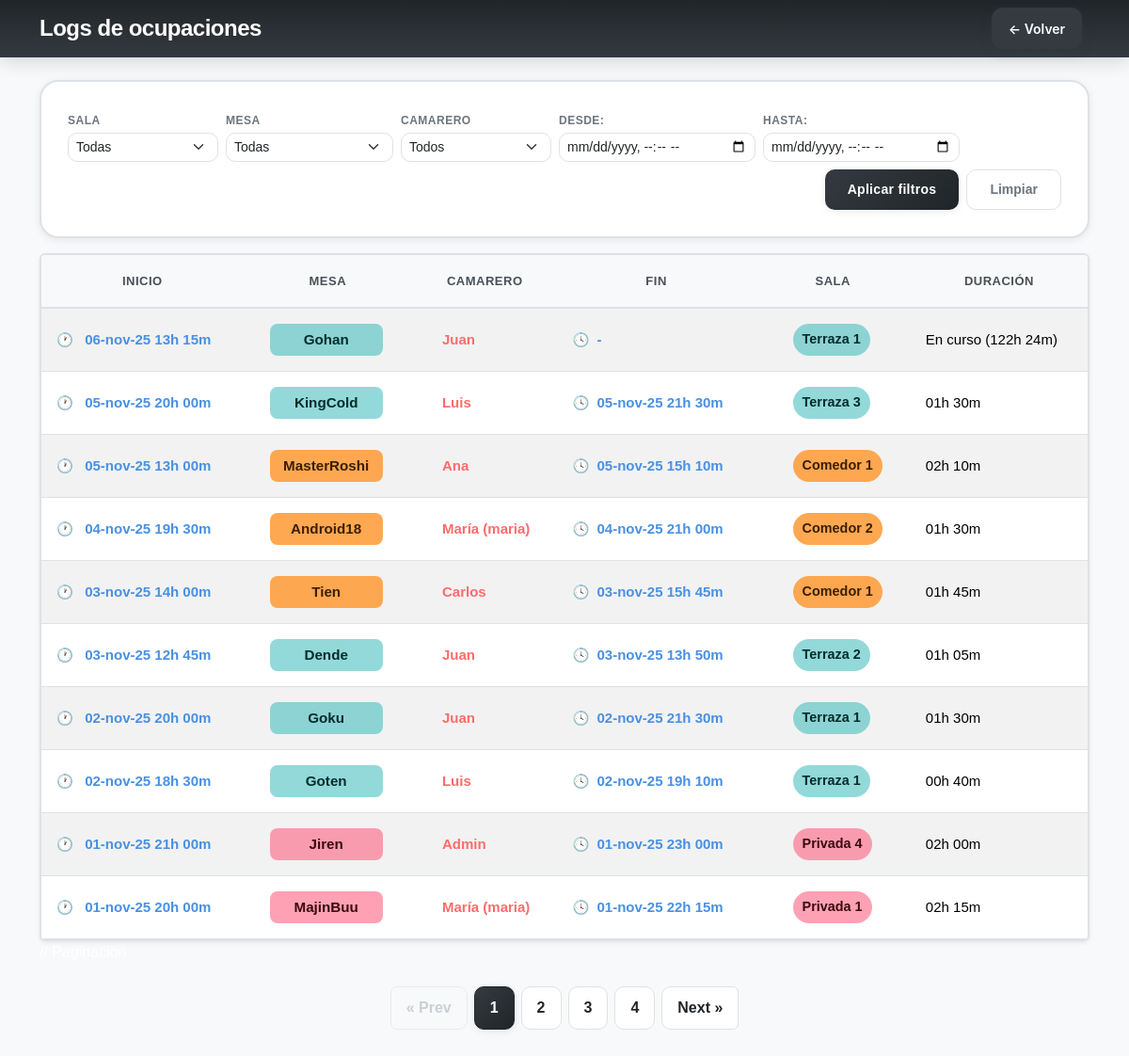
The page /public/pages/logs.php (signed in) on the database as committed earlier.
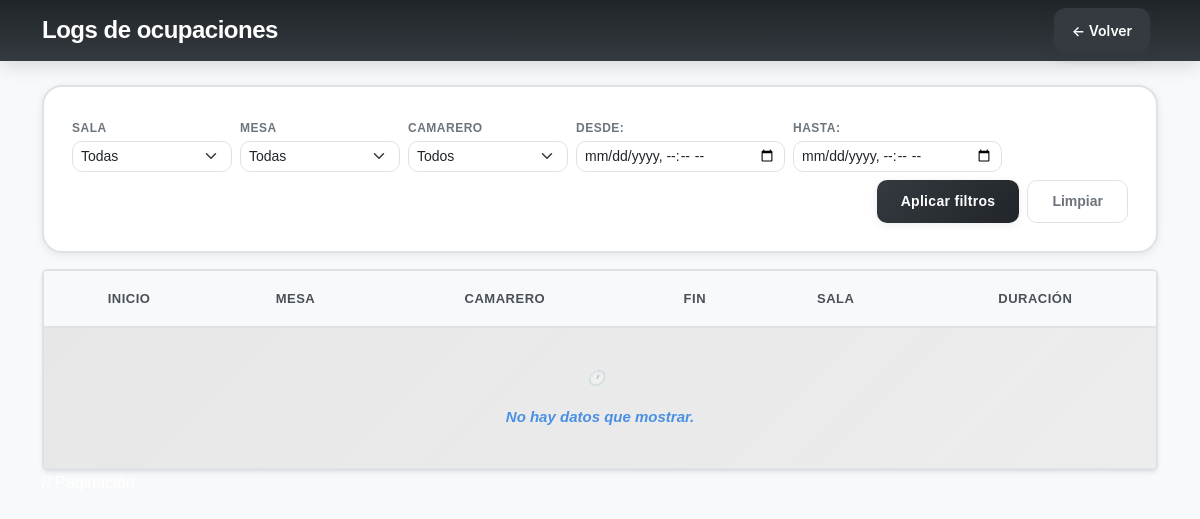
The same page on the database as committed later.
### tables this page shows
CREATE TABLE IF NOT EXISTS ocupaciones (  
    id_ocupacion INT AUTO_INCREMENT PRIMARY KEY,
    id_mesa INT NOT NULL,
    id_usuario INT NOT NULL,
    fecha_ocupacion DATETIME NOT NULL,
    fecha_liberacion DATETIME,
    FOREIGN KEY (id_mesa) REFERENCES mesas(id_mesa),
    FOREIGN KEY (id_usuario) REFERENCES usuarios(id_usuario)
);

CREATE TABLE IF NOT EXISTS mesas (
    id_mesa INT AUTO_INCREMENT PRIMARY KEY,
    id_sala INT NOT NULL,
    nombre_mesa VARCHAR(20) NOT NULL,
    num_sillas INT NOT NULL,
    estado ENUM('libre', 'ocupada') DEFAULT 'libre',
    FOREIGN KEY (id_sala) REFERENCES salas(id_sala)
);

CREATE TABLE IF NOT EXISTS usuarios (
    id_usuario INT AUTO_INCREMENT PRIMARY KEY,
    nombre VARCHAR(50) NOT NULL,
    apellidos VARCHAR(100),
    usuario VARCHAR(50) UNIQUE NOT NULL,
    contrasena VARCHAR(255) NOT NULL,  
    rol ENUM('camarero', 'admin', 'gerent', 'manteniment') DEFAULT 'camarero'
);

CREATE TABLE IF NOT EXISTS salas (
    id_sala INT AUTO_INCREMENT PRIMARY KEY,
    nombre_sala VARCHAR(50) NOT NULL,
    tipo ENUM('terraza', 'comedor', 'privada') NOT NULL,
    capacidad_total INT NOT NULL
);

### private/proc/procesar_logs.php (called while the page is built, shortened)
<?php
require_once __DIR__ . '/../db/db_conn.php';
$pdo = connection($host, $user, $pass, $db);
$f_page = filter_input(INPUT_GET, 'page', FILTER_VALIDATE_INT);
$page = (int)$f_page;
if ($page < 1) {
    $page = 1;
}
try {
    $sql = "SELECT o.id_ocupacion, o.id_mesa, o.id_usuario, o.fecha_ocupacion, o.fecha_liberacion,
             m.nombre_mesa, s.nombre_sala, u.usuario, u.nombre
         FROM ocupaciones o
         LEFT JOIN mesas m ON o.id_mesa = m.id_mesa
         LEFT JOIN salas s ON m.id_sala = s.id_sala
         LEFT JOIN usuarios u ON o.id_usuario = u.id_usuario";
    $limit = 10;
    $offset = ($page - 1) * $limit;
    $sql .= ' ORDER BY o.fecha_ocupacion DESC';
    $sql .= ' LIMIT :limit OFFSET :offset';
    $stmt = $pdo->prepare($sql);
    $stmt->bindValue(':limit', (int)$limit, PDO::PARAM_INT);
    $stmt->bindValue(':offset', (int)$offset, PDO::PARAM_INT);
    $stmt->execute();
    $rawRows = $stmt->fetchAll(PDO::FETCH_ASSOC);
    $countSql = "SELECT COUNT(*) AS cnt FROM ocupaciones o
                 LEFT JOIN mesas m ON o.id_mesa = m.id_mesa
                 LEFT JOIN salas s ON m.id_sala = s.id_sala
                 LEFT JOIN usuarios u ON o.id_usuario = u.id_usuario";
    $countStmt = $pdo->prepare($countSql);
    $countStmt->execute();
    $total = (int)$countStmt->fetchColumn();
    $totalPages = (int)ceil($total / $limit);
} catch (Exception $e) {
    $rawRows = [];
}
$rows = [];
$meses_short = [
    '01' => 'ene',
    '02' => 'feb',
    '03' => 'mar',
    '04' => 'abr',
    '05' => 'may',
    '06' => 'jun',
    '07' => 'jul',
    '08' => 'ago',
    '09' => 'sep',
    '10' => 'oct',
    '11' => 'nov',
    '12' => 'dic'
];
$format_datetime = function ($dt) use ($meses_short) {
    if (empty($dt)) return '-';
    try {
        $d = new DateTime($dt);
        $day = $d->format('d');
        $mon = $d->format('m');
        $year = $d->format('y');
        $hour = (int)$d->format('H');
        $min = $d->format('i');
        $mon_short = $meses_short[$mon] ?? $d->format('M');
        return sprintf('%s-%s-%s %02dh %02dm', $day, $mon_short, $year, $hour, $min);
    } catch (Exception $e) {
        return '-';
    }
};
foreach ($rawRows as $r) {
    $inicio = $r['fecha_ocupacion'];
    $fin = $r['fecha_liberacion'];
    $duration = '-';
    try {
        $d1 = new DateTime($inicio);
        if (!empty($fin)) {
            $d2 = new DateTime($fin);
            $in_course = false;
        } else {
            $d2 = new DateTime();
            $in_course = true;
        }
        $diff = $d1->diff($d2);
        $hours = $diff->h + ($diff->d * 24);
        $minutes = $diff->i;
        $timeStr = sprintf('%02dh %02dm', $hours, $minutes);
        $duration = $in_course ? ('En curso (' . $timeStr . ')') : $timeStr;
    } catch (Exception $e) {
        $duration = '-';
    }
    $nombre = trim((string)($r['nombre'] ?? ''));
    $usuario = trim((string)($r['usuario'] ?? ''));
    if ($nombre !== '') {
        if (mb_strtolower($nombre) !== mb_strtolower($usuario)) {
            $camarero = $nombre . ' (' . $usuario . ')';
        } else {
            $camarero = $nombre;
        }
    } else {
        $camarero = $usuario;
    }
    $rows[] = [
        'id_ocupacion' => $r['id_ocupacion'],
        'id_mesa' => $r['id_mesa'],
        'id_usuario' => $r['id_usuario'],
        'fecha_ocupacion' => $format_datetime($inicio),
        'fecha_liberacion' => $format_datetime($fin),
        'nombre_sala' => $r['nombre_sala'],
        'nombre_mesa' => $r['nombre_mesa'],
        'camarero' => $camarero,
        'duracion' => $duration,
    ];
}

### public/pages/logs.php (the view, shortened to what the changed rows need)
<?php
require_once __DIR__ . '/../../private/proc/procesar_logs.php';
?>
<!DOCTYPE html>
<html lang="en">
<head>
    <link href="https://cdn.jsdelivr.net/npm/bootstrap@5.3.2/dist/css/bootstrap.min.css" rel="stylesheet">
    <link rel="stylesheet" href="../css/styles.css">
    <link rel="stylesheet" href="../css/logs.css">
</head>
<body class="bg-light">
    <header class="logs-header">
        <div class="container py-3 d-flex justify-content-between align-items-center">
            <div class="d-flex align-items-center gap-3">
                <h1 class="h4 mb-0 text-white">Logs de ocupaciones</h1>
            </div>
        </div>
    </header>
    <div class="container py-4">
        <div class="table-responsive bg-white shadow-sm rounded">
            <table class="table table-striped table-hover mb-0">
                <thead class="table-light">
                    <tr>
                        <th>Inicio</th>
                        <th>Mesa</th>
                        <th>Camarero</th>
                        <th>Fin</th>
                        <th>Sala</th>
                        <th>Duración</th>
                    </tr>
                </thead>
                <tbody>
                    <?php if (empty($rows)): ?>
                        <tr>
                            <td colspan="6" class="text-center py-4">No hay datos que mostrar.</td>
                        </tr>
                    <?php else: ?>
                        <?php foreach ($rows as $r): ?>
                            <?php
                            $salaName = $r['nombre_sala'] ?? '-';
                            $salaClass = 'sala-default';
                            $lc = mb_strtolower($salaName);
                            if (strpos($lc, 'terra') !== false) {
                                $salaClass = 'sala-terraza';
                            } elseif (strpos($lc, 'priv') !== false) {
                                $salaClass = 'sala-privada';
                            } elseif (strpos($lc, 'comed') !== false || strpos($lc, 'comedor') !== false) {
                                $salaClass = 'sala-comedor';
                            }
                            ?>
                            <tr>
                                <td>
                                    <span class="date-cell"><?= htmlspecialchars($r['fecha_ocupacion'] ?? '-') ?></span>
                                </td>
                                <td>
                                    <span class="mesa-badge <?= $salaClass ?>"><?= htmlspecialchars($r['nombre_mesa'] ?? '-') ?></span>
                                </td>
                                <td><?= htmlspecialchars($r['camarero'] ?? '-') ?></td>
                                <td><?= htmlspecialchars($r['fecha_liberacion'] ?? '-') ?></td>
                                <td>
                                    <span class="sala-badge <?= $salaClass ?>"><?= htmlspecialchars($salaName) ?></span>
                                </td>
                                <td><?= htmlspecialchars($r['duracion'] ?? '-') ?></td>
                            </tr>
                        <?php endforeach; ?>
                    <?php endif; ?>
                </tbody>
            </table>
        </div>
        <?php if (!empty($totalPages) && $totalPages > 1): ?>
            <nav class="mt-3" aria-label="Paginación">
                <ul class="pagination">
                    <?php
                    $allowed = ['f_sala', 'f_mesa', 'f_camarero', 'f_start', 'f_end'];
                    $qs = array_intersect_key($_GET, array_flip($allowed));
                    $qs = array_filter($qs, fn($v) => $v !== '');
                    $base = http_build_query($qs);
                    $prefix = $base !== '' ? $base . '&' : '';
                    $currentPage = isset($page) ? (int)$page : 1;
                    $range = 3;
                    $start = max(1, $currentPage - $range);
                    $end = min($totalPages, $currentPage + $range);
                    ?>
                    <li class="page-item <?= $currentPage == 1 ? 'disabled' : '' ?>">
                        <a class="page-link" href="logs.php?<?= htmlspecialchars($prefix . 'page=' . max(1, $currentPage - 1)) ?>">&laquo; Prev</a>
                    </li>
                    <?php for ($p = $start; $p <= $end; $p++): ?>
                        <li class="page-item <?= $p == $currentPage ? 'active' : '' ?>">
                            <a class="page-link" href="logs.php?<?= htmlspecialchars($prefix . 'page=' . $p) ?>"><?= $p ?></a>
                        </li>
                    <?php endfor; ?>
                    <li class="page-item <?= $currentPage >= $totalPages ? 'disabled' : '' ?>">
                        <a class="page-link" href="logs.php?<?= htmlspecialchars($prefix . 'page=' . min($totalPages, $currentPage + 1)) ?>">Next &raquo;</a>
                    </li>
                </ul>
            </nav>
        <?php endif; ?>
    </div>
</body>
</html>

Rows that differ between the two databases and show on the page:
removed ocupaciones: fecha_ocupacion "06-nov-25 13h 15m", id_mesa.nombre_mesa "Gohan", id_usuario.nombre "Juan", fecha_liberacion "-", salas.nombre_sala "Terraza 1", duracion "En curso (122h 24m)"
removed ocupaciones: fecha_ocupacion "05-nov-25 20h 00m", id_mesa.nombre_mesa "KingCold", id_usuario.nombre "Luis", fecha_liberacion "05-nov-25 21h 30m", salas.nombre_sala "Terraza 3", duracion "01h 30m"
removed ocupaciones: fecha_ocupacion "05-nov-25 13h 00m", id_mesa.nombre_mesa "MasterRoshi", id_usuario.nombre "Ana", fecha_liberacion "05-nov-25 15h 10m", salas.nombre_sala "Comedor 1", duracion "02h 10m"
removed ocupaciones: fecha_ocupacion "04-nov-25 19h 30m", id_mesa.nombre_mesa "Android18", camarero "María (maria)", fecha_liberacion "04-nov-25 21h 00m", salas.nombre_sala "Comedor 2", duracion "01h 30m"
removed ocupaciones: fecha_ocupacion "03-nov-25 14h 00m", id_mesa.nombre_mesa "Tien", id_usuario.nombre "Carlos", fecha_liberacion "03-nov-25 15h 45m", salas.nombre_sala "Comedor 1", duracion "01h 45m"
removed ocupaciones: fecha_ocupacion "03-nov-25 12h 45m", id_mesa.nombre_mesa "Dende", id_usuario.nombre "Juan", fecha_liberacion "03-nov-25 13h 50m", salas.nombre_sala "Terraza 2", duracion "01h 05m"
removed ocupaciones: fecha_ocupacion "02-nov-25 20h 00m", id_mesa.nombre_mesa "Goku", id_usuario.nombre "Juan", fecha_liberacion "02-nov-25 21h 30m", salas.nombre_sala "Terraza 1", duracion "01h 30m"
removed ocupaciones: fecha_ocupacion "02-nov-25 18h 30m", id_mesa.nombre_mesa "Goten", id_usuario.nombre "Luis", fecha_liberacion "02-nov-25 19h 10m", salas.nombre_sala "Terraza 1", duracion "00h 40m"
removed ocupaciones: fecha_ocupacion "01-nov-25 21h 00m", id_mesa.nombre_mesa "Jiren", id_usuario.nombre "Admin", fecha_liberacion "01-nov-25 23h 00m", salas.nombre_sala "Privada 4", duracion "02h 00m"
removed ocupaciones: fecha_ocupacion "01-nov-25 20h 00m", id_mesa.nombre_mesa "MajinBuu", camarero "María (maria)", fecha_liberacion "01-nov-25 22h 15m", salas.nombre_sala "Privada 1", duracion "02h 15m"
Other text that changed with them:
text no longer shown: "« Prev Next »"
text now shown: "No hay datos que mostrar."
list line gone: "1"
list line gone: "2"
list line gone: "3"
list line gone: "4"
